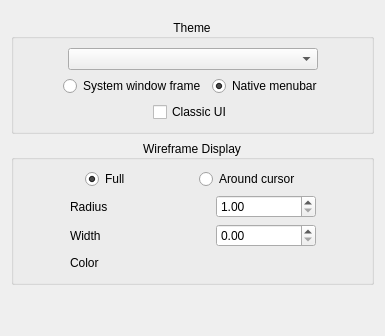
        <widget class="QWidget" name="tab_6">
         <attribute name="title">
          <string>Appearance</string>
         </attribute>
         <layout class="QVBoxLayout" name="verticalLayout_22">
          <item>
           <layout class="QVBoxLayout" name="verticalLayout_23">
            <property name="topMargin">
             <number>8</number>
            </property>
            <item>
             <widget class="QGroupBox" name="theme_box_2">
              <property name="title">
               <string>Theme</string>
              </property>
              <property name="alignment">
               <set>Qt::AlignCenter</set>
              </property>
              <layout class="QVBoxLayout" name="verticalLayout_2">
               <item>
                <layout class="QHBoxLayout" name="horizontalLayout_43">
                 <item>
                  <spacer name="horizontalSpacer_18">
                   <property name="orientation">
                    <enum>Qt::Horizontal</enum>
                   </property>
                   <property name="sizeHint" stdset="0">
                    <size>
                     <width>40</width>
                     <height>20</height>
                    </size>
                   </property>
                  </spacer>
                 </item>
                 <item>
                  <widget class="QComboBox" name="_theme">
                   <property name="sizePolicy">
                    <sizepolicy hsizetype="Expanding" vsizetype="Fixed">
                     <horstretch>0</horstretch>
                     <verstretch>0</verstretch>
                    </sizepolicy>
                   </property>
                   <property name="minimumSize">
                    <size>
                     <width>250</width>
                     <height>0</height>
                    </size>
                   </property>
                   <property name="sizeAdjustPolicy">
                    <enum>QComboBox::AdjustToContentsOnFirstShow</enum>
                   </property>
                  </widget>
                 </item>
                 <item>
                  <spacer name="horizontalSpacer_19">
                   <property name="orientation">
                    <enum>Qt::Horizontal</enum>
                   </property>
                   <property name="sizeHint" stdset="0">
                    <size>
                     <width>40</width>
                     <height>20</height>
                    </size>
                   </property>
                  </spacer>
                 </item>
                </layout>
               </item>
               <item>
                <layout class="QHBoxLayout" name="horizontalLayout_3">
                 <item>
                  <spacer name="horizontalSpacer_16">
                   <property name="orientation">
                    <enum>Qt::Horizontal</enum>
                   </property>
                   <property name="sizeHint" stdset="0">
                    <size>
                     <width>40</width>
                     <height>20</height>
                    </size>
                   </property>
                  </spacer>
                 </item>
                 <item>
                  <widget class="QRadioButton" name="_systemWindowFrame">
                   <property name="toolTip">
                    <string>&lt;html&gt;&lt;head/&gt;&lt;body&gt;&lt;p&gt;Turns on default system window frame instead of Noggit's styled one. Requires restart.&lt;/p&gt;&lt;p&gt;Warning: Can cause crash.&lt;/p&gt;&lt;/body&gt;&lt;/html&gt;</string>
                   </property>
                   <property name="text">
                    <string>System window frame</string>
                   </property>
                   <property name="checked">
                    <bool>false</bool>
                   </property>
                   <property name="autoExclusive">
                    <bool>false</bool>
                   </property>
                  </widget>
                 </item>
                 <item>
                  <widget class="QRadioButton" name="_nativeMenubar">
                   <property name="toolTip">
                    <string>Moves top menu to system's dedicated space for application menus. Supported by Mac OS and some other platforms. Requires restart.</string>
                   </property>
                   <property name="text">
                    <string>Native menubar</string>
                   </property>
                   <property name="checked">
                    <bool>true</bool>
                   </property>
                   <property name="autoExclusive">
                    <bool>false</bool>
                   </property>
                  </widget>
                 </item>
                 <item>
                  <spacer name="horizontalSpacer_17">
                   <property name="orientation">
                    <enum>Qt::Horizontal</enum>
                   </property>
                   <property name="sizeHint" stdset="0">
                    <size>
                     <width>40</width>
                     <height>20</height>
                    </size>
                   </property>
                  </spacer>
                 </item>
                </layout>
               </item>
               <item>
                <layout class="QHBoxLayout" name="horizontalLayout_11">
                 <item>
                  <spacer name="horizontalSpacer_7">
                   <property name="orientation">
                    <enum>Qt::Horizontal</enum>
                   </property>
                   <property name="sizeHint" stdset="0">
                    <size>
                     <width>40</width>
                     <height>20</height>
                    </size>
                   </property>
                  </spacer>
                 </item>
                 <item>
                  <widget class="QCheckBox" name="_classic_ui">
                   <property name="toolTip">
                    <string>&lt;html&gt;&lt;head/&gt;&lt;body&gt;&lt;p&gt;Disable the new secondary toolbars and moves the settings back to the tool panels.&lt;/p&gt;&lt;p&gt; Requires restart.&lt;/p&gt;&lt;/body&gt;&lt;/html&gt;</string>
                   </property>
                   <property name="text">
                    <string>Classic UI</string>
                   </property>
                  </widget>
                 </item>
                 <item>
                  <spacer name="horizontalSpacer_23">
                   <property name="orientation">
                    <enum>Qt::Horizontal</enum>
                   </property>
                   <property name="sizeHint" stdset="0">
                    <size>
                     <width>40</width>
                     <height>20</height>
                    </size>
                   </property>
                  </spacer>
                 </item>
                </layout>
               </item>
              </layout>
             </widget>
            </item>
            <item>
             <layout class="QVBoxLayout" name="verticalLayout_24">
              <item>
               <widget class="QGroupBox" name="groupBox_6">
                <property name="title">
                 <string>Wireframe Display</string>
                </property>
                <property name="alignment">
                 <set>Qt::AlignCenter</set>
                </property>
                <layout class="QHBoxLayout" name="horizontalLayout_44">
                 <item>
                  <layout class="QVBoxLayout" name="verticalLayout_25">
                   <item>
                    <layout class="QHBoxLayout" name="horizontalLayout_45">
                     <item>
                      <spacer name="horizontalSpacer_29">
                       <property name="orientation">
                        <enum>Qt::Horizontal</enum>
                       </property>
                       <property name="sizeHint" stdset="0">
                        <size>
                         <width>40</width>
                         <height>20</height>
                        </size>
                       </property>
                      </spacer>
                     </item>
                     <item>
                      <widget class="QRadioButton" name="radio_wire_full">
                       <property name="text">
                        <string>Full</string>
                       </property>
                       <property name="checked">
                        <bool>true</bool>
                       </property>
                       <property name="autoExclusive">
                        <bool>true</bool>
                       </property>
                       <attribute name="buttonGroup">
                        <string notr="true">_wireframe_type_group</string>
                       </attribute>
                      </widget>
                     </item>
                     <item>
                      <spacer name="horizontalSpacer_30">
                       <property name="orientation">
                        <enum>Qt::Horizontal</enum>
                       </property>
                       <property name="sizeHint" stdset="0">
                        <size>
                         <width>40</width>
                         <height>20</height>
                        </size>
                       </property>
                      </spacer>
                     </item>
                     <item>
                      <widget class="QRadioButton" name="radio_wire_cursor">
                       <property name="enabled">
                        <bool>true</bool>
                       </property>
                       <property name="text">
                        <string>Around cursor</string>
                       </property>
                       <property name="autoExclusive">
                        <bool>true</bool>
                       </property>
                       <attribute name="buttonGroup">
                        <string notr="true">_wireframe_type_group</string>
                       </attribute>
                      </widget>
                     </item>
                     <item>
                      <spacer name="horizontalSpacer_31">
                       <property name="orientation">
                        <enum>Qt::Horizontal</enum>
                       </property>
                       <property name="sizeHint" stdset="0">
                        <size>
                         <width>40</width>
                         <height>20</height>
                        </size>
                       </property>
                      </spacer>
                     </item>
                    </layout>
                   </item>
                   <item>
                    <layout class="QHBoxLayout" name="horizontalLayout_46">
                     <item>
                      <spacer name="horizontalSpacer_32">
                       <property name="orientation">
                        <enum>Qt::Horizontal</enum>
                       </property>
                       <property name="sizeHint" stdset="0">
                        <size>
                         <width>40</width>
                         <height>20</height>
                        </size>
                       </property>
                      </spacer>
                     </item>
                     <item>
                      <widget class="QLabel" name="label_29">
                       <property name="minimumSize">
                        <size>
                         <width>140</width>
                         <height>0</height>
                        </size>
                       </property>
                       <property name="text">
                        <string>Radius</string>
                       </property>
                      </widget>
                     </item>
                     <item>
                      <widget class="QDoubleSpinBox" name="_wireframe_radius">
                       <property name="minimumSize">
                        <size>
                         <width>100</width>
                         <height>0</height>
                        </size>
                       </property>
                       <property name="toolTip">
                        <string>real radius = cursor radius * wireframe radius</string>
                       </property>
                       <property name="minimum">
                        <double>1.000000000000000</double>
                       </property>
                       <property name="maximum">
                        <double>100.000000000000000</double>
                       </property>
                      </widget>
                     </item>
                     <item>
                      <spacer name="horizontalSpacer_33">
                       <property name="orientation">
                        <enum>Qt::Horizontal</enum>
                       </property>
                       <property name="sizeHint" stdset="0">
                        <size>
                         <width>40</width>
                         <height>20</height>
                        </size>
                       </property>
                      </spacer>
                     </item>
                    </layout>
                   </item>
                   <item>
                    <layout class="QHBoxLayout" name="horizontalLayout_47">
                     <item>
                      <spacer name="horizontalSpacer_34">
                       <property name="orientation">
                        <enum>Qt::Horizontal</enum>
                       </property>
                       <property name="sizeHint" stdset="0">
                        <size>
                         <width>40</width>
                         <height>20</height>
                        </size>
                       </property>
                      </spacer>
                     </item>
                     <item>
                      <widget class="QLabel" name="label_30">
                       <property name="minimumSize">
                        <size>
                         <width>140</width>
                         <height>0</height>
                        </size>
                       </property>
                       <property name="text">
                        <string>Width</string>
                       </property>
                      </widget>
                     </item>
                     <item>
                      <widget class="QDoubleSpinBox" name="_wireframe_width">
                       <property name="minimumSize">
                        <size>
                         <width>100</width>
                         <height>0</height>
                        </size>
                       </property>
                       <property name="maximum">
                        <double>10.000000000000000</double>
                       </property>
                       <property name="singleStep">
                        <double>0.100000000000000</double>
                       </property>
                      </widget>
                     </item>
                     <item>
                      <spacer name="horizontalSpacer_35">
                       <property name="orientation">
                        <enum>Qt::Horizontal</enum>
                       </property>
                       <property name="sizeHint" stdset="0">
                        <size>
                         <width>40</width>
                         <height>20</height>
                        </size>
                       </property>
                      </spacer>
                     </item>
                    </layout>
                   </item>
                   <item>
                    <layout class="QHBoxLayout" name="horizontalLayout_48">
                     <item>
                      <spacer name="horizontalSpacer_36">
                       <property name="orientation">
                        <enum>Qt::Horizontal</enum>
                       </property>
                       <property name="sizeHint" stdset="0">
                        <size>
                         <width>40</width>
                         <height>20</height>
                        </size>
                       </property>
                      </spacer>
                     </item>
                     <item>
                      <widget class="QLabel" name="label_31">
                       <property name="minimumSize">
                        <size>
                         <width>140</width>
                         <height>0</height>
                        </size>
                       </property>
                       <property name="text">
                        <string>Color</string>
                       </property>
                      </widget>
                     </item>
                     <item>
                      <widget class="color_widgets::ColorSelector" name="_wireframe_color" native="true">
                       <property name="minimumSize">
                        <size>
                         <width>100</width>
                         <height>0</height>
                        </size>
                       </property>
                      </widget>
                     </item>
                     <item>
                      <spacer name="horizontalSpacer_37">
                       <property name="orientation">
                        <enum>Qt::Horizontal</enum>
                       </property>
                       <property name="sizeHint" stdset="0">
                        <size>
                         <width>40</width>
                         <height>20</height>
                        </size>
                       </property>
                      </spacer>
                     </item>
                    </layout>
                   </item>
                  </layout>
                 </item>
                </layout>
               </widget>
              </item>
              <item>
               <spacer name="verticalSpacer_6">
                <property name="orientation">
                 <enum>Qt::Vertical</enum>
                </property>
                <property name="sizeHint" stdset="0">
                 <size>
                  <width>20</width>
                  <height>40</height>
                 </size>
                </property>
               </spacer>
              </item>
             </layout>
            </item>
           </layout>
          </item>
         </layout>
        </widget>
